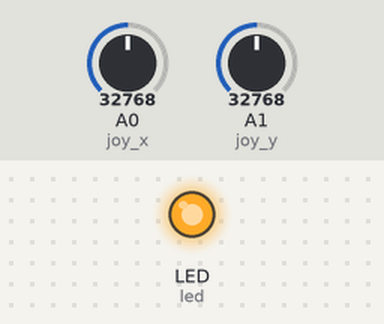
Bench run of a program on a simulated CircuitPython board. Shown: output pins drawn as LEDs (lit = HIGH). The inputs (shaded band) are chosen by the test bench; at power-on: A0 (joy_x) = 32768, A1 (joy_y) = 32768 (analog values on the 0–65535 scale). USB keyboard and mouse output is not drawn; files that are not in the repository are absent; what the program prints to the serial console is not drawn.

Above: at 0.1 s.
At 10.0 s:
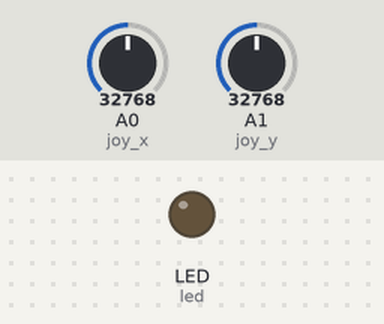
Timing chart, 0 to 11.5 s (numbered marks = the images above):
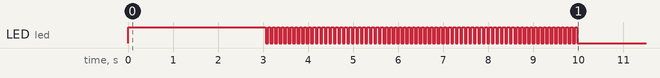

The program:

joystick.py
```python
import time
import board
import analogio
import digitalio
import usb_hid
import json
import os
from ulab import numpy as np
from adafruit_hid.mouse import Mouse

class JoyStick:
    def __init__(self, sensitivity = 30, deadzone = 0, CalFile = "/Calibration/JoyStickCalibration.json"):
        # --- CONFIGURATION ---
        self.CALIBRATION_FILE = CalFile

        self.MAX_SPEED = sensitivity
        self.DEADZONE = deadzone

        self.cal_data = {}
        self.load_calibration()

    def load_calibration(self):
        # Onboard LED to communicate calibration status
        led = digitalio.DigitalInOut(board.LED)
        led.direction = digitalio.Direction.OUTPUT

        try:
            with open(self.CALIBRATION_FILE, "r") as f:
                self.cal_data = json.load(f)
        except:
            # If the file is corrupted, recalibrate
            """Runs the calibration routine and saves to a JSON file."""
            calibration_data = {}

            # 1. Calibrate Center
            led.value = True # Solid LED: Do not touch the stick
            time.sleep(2) # Give user a moment to let go

            x_center_sum = 0
            y_center_sum = 0
            samples = 100

            for _ in range(samples):
                x_center_sum += joy_x.value
                y_center_sum += joy_y.value
                time.sleep(0.01)

            calibration_data['center_x'] = int(x_center_sum / samples)
            calibration_data['center_y'] = int(y_center_sum / samples)

            # 2. Calibrate Extremes (Min/Max)
            x_min, y_min = 65535, 65535
            x_max, y_max = 0, 0

            # Fast flashing LED: Swirl the joystick in extreme circles
            end_time = time.monotonic() + 7 # 7 seconds to swirl
            led_state = False

            while time.monotonic() < end_time:
                x_val = joy_x.value
                y_val = joy_y.value

                x_min, x_max = min(x_min, x_val), max(x_max, x_val)
                y_min, y_max = min(y_min, y_val), max(y_max, y_val)

                # Flash LED
                led_state = not led_state
                led.value = led_state
                time.sleep(0.05)

            calibration_data['min_x'], calibration_data['max_x'] = x_min, x_max
            calibration_data['min_y'], calibration_data['max_y'] = y_min, y_max

            # 3. Save to File
            try:
                with open(CALIBRATION_FILE, "w") as f:
                    json.dump(calibration_data, f)
            except Exception as e:
                print("Failed to save calibration:", e)

            led.value = False # LED Off: Calibration complete
            self.cal_data = calibration_data

    def smoother(self, val, travel):
        val = np.interp(val, [0, travel], [0, 127])[0]
        val = -(np.log((127.3119-val)/128.3597)/0.04554843)
        val = np.interp(val, [0, 127], [0, travel])[0]
        return val

    def get_mapped_speed(self, raw_value, center, min_val, max_val, invert):
        """Maps the raw value using calibrated bounds and handles the deadzone."""
        diff = raw_value - center

        # Apply Deadzone
        if abs(diff) < self.DEADZONE:
            return 0

        speed = 0
        if diff > 0:
            # Moving towards max
            active_travel = diff - self.DEADZONE
            max_travel = max_val - (center + self.DEADZONE)
            if max_travel > 0:
                active_travel = self.smoother(active_travel,max_travel)
                speed = (active_travel / max_travel) * self.MAX_SPEED
        else:
            # Moving towards min (diff is negative here)
            active_travel = abs(diff) - self.DEADZONE
            max_travel = (center - self.DEADZONE) - min_val
            if max_travel > 0:
                active_travel = self.smoother(active_travel,max_travel)
                speed = -(active_travel / max_travel) * self.MAX_SPEED

        # Apply Inversion
        if invert:
            speed = -speed

        # Clamp safety
        return int(speed)


# Initialize hardware
m = Mouse(usb_hid.devices)
joy_x = analogio.AnalogIn(board.A0)
joy_y = analogio.AnalogIn(board.A1)

INVERT_X = False
INVERT_Y = False

j = JoyStick()

# --- MAIN LOOP ---
while True:
    x_move = j.get_mapped_speed(
        joy_x.value,
        j.cal_data['center_x'], j.cal_data['min_x'], j.cal_data['max_x'],
        INVERT_X
    )
    y_move = j.get_mapped_speed(
        joy_y.value,
        j.cal_data['center_y'], j.cal_data['min_y'], j.cal_data['max_y'],
        INVERT_Y
    )

    if x_move != 0 or y_move != 0:
        m.move(x=x_move, y=y_move)
        print((x_move, y_move))

    time.sleep(0.01)
```
